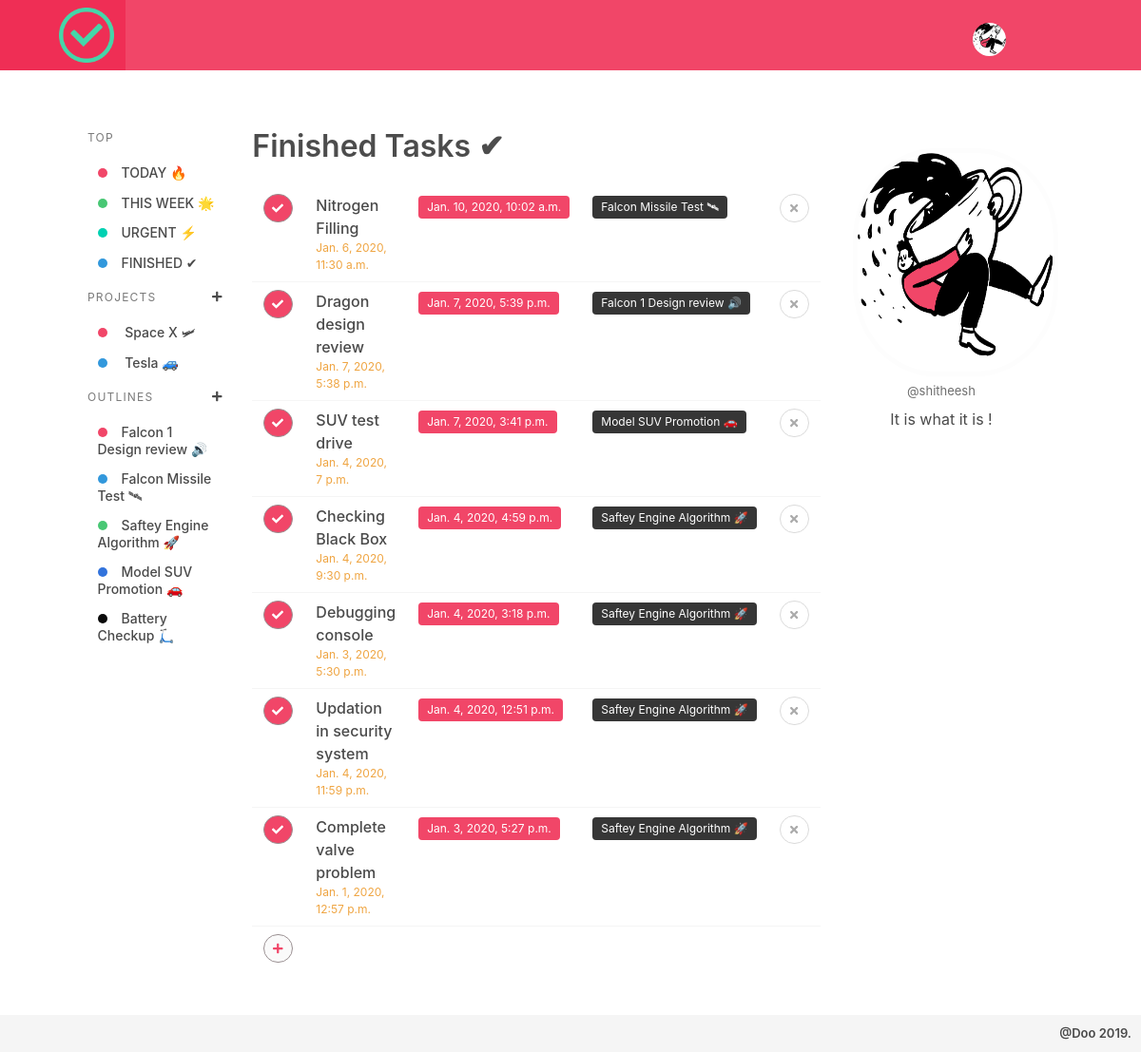
Page /finished/ (signed in) on the committed database.
### todo/models.py (models this page shows, shortened)
class Profile(models.Model):
    user = models.OneToOneField(User, on_delete=models.CASCADE)
    bio  = models.TextField(max_length=100, blank=True)
    image = models.ImageField(upload_to='static/media/',default = 'static/media/profile.jpg')

class Project(models.Model):
    name         = models.CharField(max_length=30, unique=True)
    description  = models.CharField(max_length=100)
    favourite    = models.BooleanField(default=False)
    created_by   = models.ForeignKey(User,null=True,related_name='project',on_delete=models.CASCADE)

class Outline(models.Model):
    name = models.CharField(max_length=50)
    deadline = models.DateField(null=True)
    status = models.BooleanField(default=False)
    created_by = models.ForeignKey(User,null=True,related_name='projects',on_delete=models.CASCADE)
    project = models.ForeignKey(Project, related_name='outlines',on_delete=models.CASCADE)
    def __str__(self):
        return self.name

class Task(models.Model):
    name = models.CharField(max_length=100)
    deadline = models.DateTimeField(null=True)
    PRO = (
            (1, 'Urgent'),
            (2, 'Important'),
            (3, 'Moderate'),
            (4, 'Not Important')
        )
    priority = models.IntegerField(choices=PRO, default=4)
    created_by = models.ForeignKey(User,null=True,related_name='tasks',on_delete=models.CASCADE)
    created_at = models.DateTimeField(auto_now_add=True)
    closed_at  = models.DateTimeField(null=True)
    status = models.BooleanField(default=False)
    outline = models.ForeignKey(Outline,null=True,related_name='tasks',on_delete=models.CASCADE)

### todo/views.py (the view)
# urls.py: url(r'^finished/$', todo.finished, name='finished'),
@login_required
def finished(request):
    userid = request.user.id
    projects = Project.objects.filter(created_by=userid)
    outlines = Outline.objects.filter(created_by=userid)
    tasks    = Task.objects.filter(created_by=userid,status=True).order_by('-closed_at')
    return render(request, 'home.html',{'projects': projects,'outlines' : outlines,'tasks': tasks,'head': 'Finished Tasks ✔' })

### templates/home.html (shortened to what this page needs)
{% extends 'all.html' %}
{% load static %}
{% block content %}
    {% if tasks %}
	  <table class="table" id="tasklists">
	    {% now "Y-m-d H:M:S" as today %}
	    {% for t in tasks %}
		{% if not t.status or head == 'Finished Tasks ✔' %}
	     <tr id="taskrow{{ t.id }}">
		     <td>
			     <button class="button is-small is-rounded is-danger {% if t.status %}completed{% endif %}" onclick="finishtask('{{ t.id }}','{{ t.status }}')">
                    <span class="icon is-small">
                         <i class="fas fa-check"></i>
                    </span>
                 </button>
			 </td>
			 <td class="task">
			     <a class="">{{ t.name }}</a>
                 <h5 class="smalldate {% if today > t.deadline|date:'Y-m-d H:M:S' and not t.status %} has-text-danger overdue {% endif %}">
				         {{ t.deadline }}
				 </h5>
			 </td>
			 {% if not t.status %}
			 <td><span class="tag is-light">{{ t.get_priority_display }}</span></td>
			 {% else %}
			 <td><span class="tag is-danger">{{ t.closed_at }}</span></td>
			 {% endif %}
			 {% if not t.outline %}
			 <td><span class="tag is-dark"> Inbox </span></td>
			 {% else %}
			 <td><span class="tag is-dark">{{ t.outline }}</span></td>
			 {% endif %}
			 <td><p class="buttons">
					 <button class="button is-small is-rounded finishtask" onclick="removetask('{{ t.id }}')">
                       <span class="icon is-small">
                           <i class="fas fa-times"></i>
                       </span>
                     </button>
				 </p>
		 </tr>
		 {% endif %}
		 {% endfor %}
		 <tr>
		     <td >
			    <button class="button is-small is-rounded is-danger {% if t.status %}completed{% endif %}" onclick="showtask_adder()">
                    <span class="icon is-small">
                         <i class="fas fa-plus"></i>
                    </span>
                 </button>
			 </td>
		 </tr>
	  </table>
	  {% endif %}
{% endblock %}

### templates/all.html (shortened to what this page needs)
{% load static %}<!DOCTYPE html>
<html>
  <head>
    <link rel="stylesheet" href="{% static 'css/bulma.css' %}">
  </head>
  <body>
  {% block body %}
  <nav class="navbar is-danger" role="navigation" aria-label="main navigation">
  <div class="navbar-brand">
    <a class="navbar-item" href="/">
      <img src="{% static 'img/logo.png' %}" width="58" height="58">
    </a>
  </div>
  <div id="navbarBasicExample" class="navbar-menu">
    <div class="navbar-end">
      <div class="navbar-item">
		<div class="dropdown is-hoverable">
           <div class="dropdown-trigger">
                 <div class="buttons" aria-haspopup="true" aria-controls="dropdown-menu4">
                      <img src="/{{ user.profile.image }}" class="topprofile">
                 </div>
           </div>
         </div>
    </div>
  </div>
</nav>
<div class="columns maincontainer">
	{% block leftmenu %}
     <div class="column is-2">
     <aside class="menu">
  <p class="menu-label">
    TOP
  </p>
  <ul class="menu-list">
    <li><a class="{% if head == 'Today' %}is-active {% endif %}" href="/"><span class="dot has-background-danger"></span>TODAY 🔥</a></li>
    <li><a class="{% if head == 'This Week' %}is-active {% endif %}" href="{% url 'week' %}"><span class="dot has-background-success"></span>THIS WEEK 🌟</a></li>
	<li><a class="{% if head == 'Urgent' %}is-active {% endif %}" href="{% url 'urgent' %}"><span class="dot has-background-primary"></span>URGENT ⚡</a></li>
    <li><a class="{% if head == 'Finished Tasks' %}is-active {% endif %}" href="{% url 'finished' %}"><span class="dot has-background-info"></span>FINISHED ✔</a></li>
  </ul>
  <p class="menu-label">
    PROJECTS
       <a class="icon is-small addbut is-pulled-right" href="{% url 'new-project' %}">
            <i class="fas fa-plus" aria-hidden="true"></i>
        </a>
  </p>
  <ul class="menu-list" id="projectmenu">
          {% for proj in projects %}
              <li data-info="{{ proj.pk }}-{{ proj.name }}">
			         <a class="{% if head == proj.name %}is-active {% endif %}"  href="{% url 'project' proj.pk %}">
			        <span class="dot has-background-{% cycle 'danger' 'info' 'success' 'link' 'black' 'primary' 'dark' 'warning' %}"></span>
					{{ proj.name }}</a>
			  </li>
		  {% endfor %}
  </ul>
  <p class="menu-label">
    OUTLINES
	     <a class="icon is-small addbut is-pulled-right" href="{% url 'new-outline' %}">
            <i class="fas fa-plus" aria-hidden="true"></i>
        </a>
  </p>
  <ul class="menu-list" id="outlinemenu">
      {% for out in outlines %}
              <li data-info="{{ out.pk }}-{{ out.name }}">
			      <a class="{% if head == out.name %}is-active {% endif %}" href="{% url 'outline' out.pk %}">
            <span class="dot has-background-{% cycle 'danger' 'info' 'success' 'link' 'black' 'primary' 'warning' 'dark' %}"></span>{{ out.name }}</a></li>
		  {% endfor %}
  </ul>
</aside>
     </div>
	 {% endblock %}
     <div class="column is-7">
	 <h1 class="title">
        {% block header %}
		    {{ head }}
		{% endblock %}
      </h1>
	  <div class="actual_container">
	       {% block content %}
		     {% endblock %}
	  </div>
  </div>
  {% block rightmenu %}
     <div class="column is-3 rightbar">
        <div class="profilecarder">
           <img src="/{{ user.profile.image }}">
		   <a href="{% url 'profile' %}"><h1>@{{ user.get_username }}</h1>	</a>
		   <h3>{{ user.profile.bio }}</h3>
		</div>
       </div>
    {% endblock %}
</div>
<h1 class="foot has-background-light">
    @Doo 2019.
</h1>
{% endblock %}
</body>
</html>

### rows in the picture
Project: name "Space X 🛩"
Project: name "Tesla 🚙"
Outline: name "Falcon 1 Design review 🔊"
Outline: name "Falcon Missile Test 🛰"
Outline: name "Saftey Engine Algorithm 🚀"
Outline: name "Model SUV Promotion 🚗"
Outline: name "Battery Checkup 🛴"
Task: name "Nitrogen Filling", deadline "Jan. 6, 2020, 11:30 a.m.", closed_at "Jan. 10, 2020, 10:02 a.m.", outline "Falcon Missile Test 🛰"
Task: name "Dragon design review", deadline "Jan. 7, 2020, 5:38 p.m.", closed_at "Jan. 7, 2020, 5:39 p.m.", outline "Falcon 1 Design review 🔊"
Task: name "SUV test drive", deadline "Jan. 4, 2020, 7 p.m.", closed_at "Jan. 7, 2020, 3:41 p.m.", outline "Model SUV Promotion 🚗"
Task: name "Checking Black Box", deadline "Jan. 4, 2020, 9:30 p.m.", closed_at "Jan. 4, 2020, 4:59 p.m.", outline "Saftey Engine Algorithm 🚀"
Task: name "Debugging console", deadline "Jan. 3, 2020, 5:30 p.m.", closed_at "Jan. 4, 2020, 3:18 p.m.", outline "Saftey Engine Algorithm 🚀"
Task: name "Updation in security system", deadline "Jan. 4, 2020, 11:59 p.m.", closed_at "Jan. 4, 2020, 12:51 p.m.", outline "Saftey Engine Algorithm 🚀"
Task: name "Complete valve problem", deadline "Jan. 1, 2020, 12:57 p.m.", closed_at "Jan. 3, 2020, 5:27 p.m.", outline "Saftey Engine Algorithm 🚀"

### other values in the picture
{{ head }} "Finished Tasks ✔"
{{ user.get_username }} "shitheesh"
{{ user.profile.bio }} "It is what it is !"
